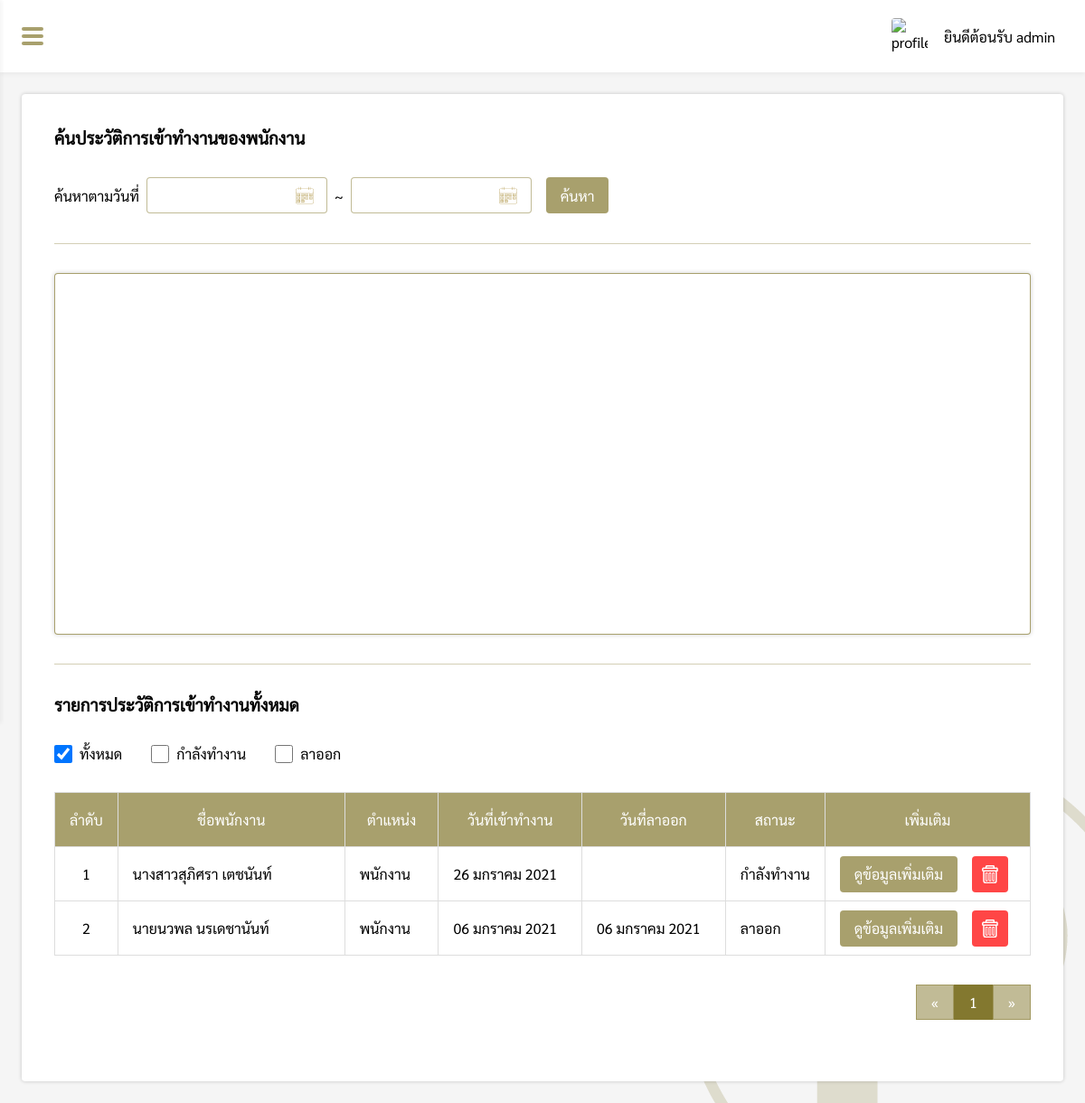
The page /pages/manage/employee/emHistory.php (signed in) on the database as committed earlier.
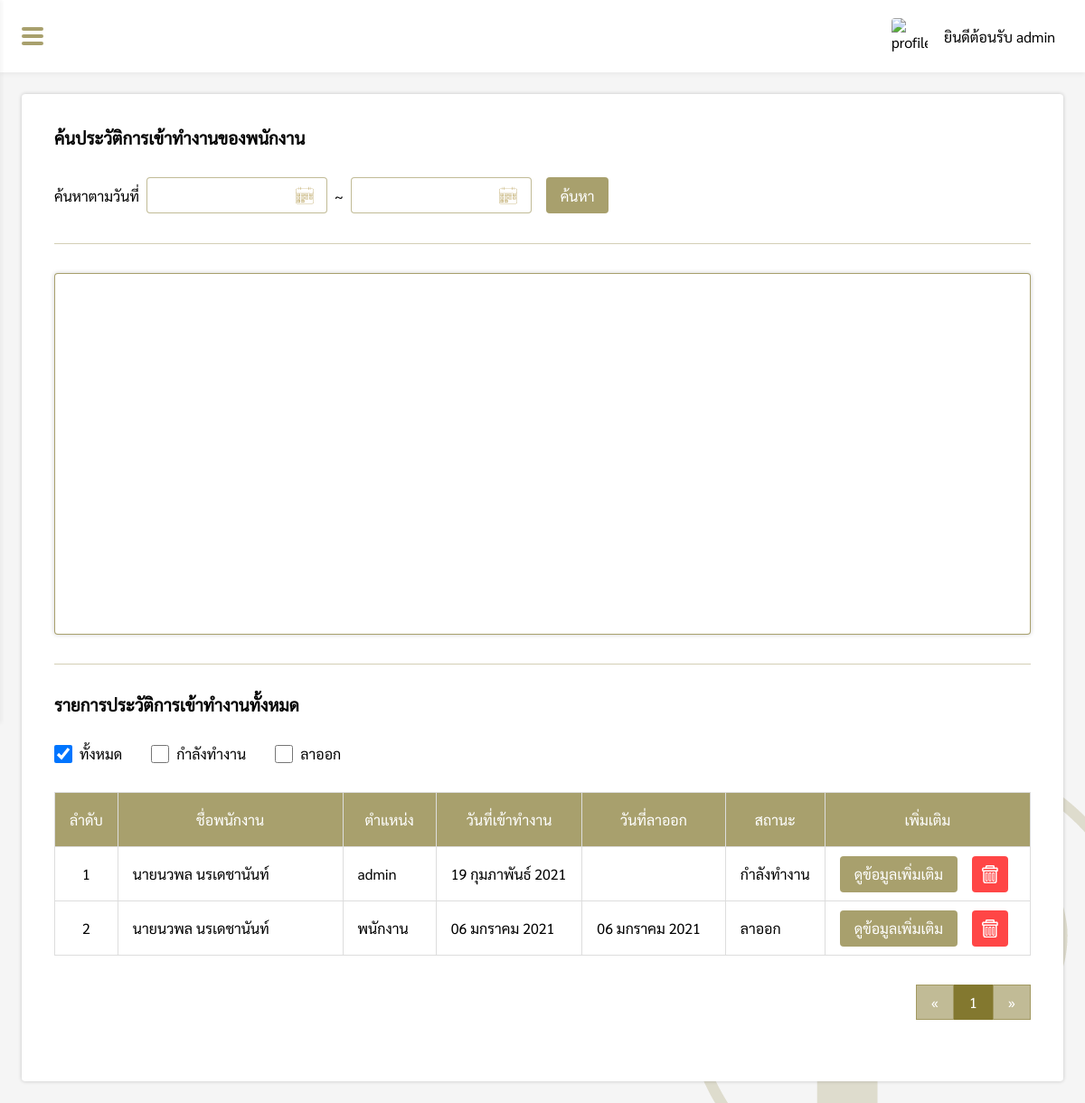
The same page on the database as committed later.
### tables this page shows
CREATE TABLE `employee` (
  `employee_id` int(11) NOT NULL,
  `come_date` varchar(20) NOT NULL,
  `out_date` varchar(20) DEFAULT NULL,
  `employee_status` varchar(20) NOT NULL,
  `title_name` varchar(200) NOT NULL,
  `firstname` varchar(200) NOT NULL,
  `lastname` varchar(200) NOT NULL,
  `nickname` varchar(200) NOT NULL,
  `position` varchar(200) NOT NULL,
  `id_card` varchar(200) NOT NULL,
  `tel` varchar(200) NOT NULL,
  `email` varchar(200) NOT NULL,
  `birthday` varchar(200) NOT NULL,
  `age` int(11) NOT NULL,
  `race` varchar(200) NOT NULL,
  `nationality` varchar(200) NOT NULL,
  `address` varchar(200) NOT NULL,
  `pic_idcard` varchar(200) NOT NULL,
  `pic_home` varchar(200) NOT NULL,
  `profile_img` varchar(200) NOT NULL
);

### pages/manage/employee/emHistory.php (the view, shortened to what the changed rows need)
<?php
if($_SESSION["level"] == "admin"){
    include("../../connection.php");
    function DateThai($strDate){
        $strYear = date("Y",strtotime($strDate));
        $strMonth= date("n",strtotime($strDate));
        $strDay= date("d",strtotime($strDate));
        $strMonthCut = Array("","มกราคม", "กุมภาพันธ์", "มีนาคม","เมษายน", "พฤษภาคม", "มิถุนายน", "กรกฎาคม","สิงหาคม", "กันยายน", "ตุลาคม", "พฤศจิกายน", "ธันวาคม");
        $strMonthThai=$strMonthCut[$strMonth];
        return "$strDay $strMonthThai $strYear";
    }
    $from = @$_REQUEST["from"];
    $to = @$_REQUEST["to"];
    $check = @$_REQUEST["status"];
?>
<!DOCTYPE html>
<html lang="en">
<head>
    <link rel="stylesheet" href="../../../css/history2.css">
    <link rel="stylesheet" href="../../../css/navbar.css">
    <link rel="stylesheet" href="../../../css/my-style.css">
</head>
<body>
    <div class="box">
        <div id="box-padding" style="padding:24px;">
            <div class="history-box">
                <div>
                    <div>
                        <?php
                        $perpage = 10;
                        if(isset($_GET['page'])){
                            $page = $_GET['page'];
                        }else{
                            $page = 1;
                        }
                        $start = ($page - 1) * $perpage;
                        $num = $start + 1;
                        if(isset($from) && isset($to) && !isset($check)){
                            $sql = "SELECT employee_id, position, come_date, out_date, employee_status, title_name, firstname, lastname FROM employee WHERE come_date BETWEEN '$from' AND '$to' ORDER BY come_date DESC";
                        }else{
                            $sql = "SELECT employee_id, position, come_date, out_date, employee_status, title_name, firstname, lastname FROM employee ORDER BY come_date DESC";
                        }
                        $result = $conn->query($sql);
                        ?>
                        <?php
                        if($result->num_rows > 0){
                        ?>
                        <div style="overflow-x: auto;overflow-y:hidden;">
                            <table>
                                <tr>
                                    <th>ลำดับ</th>
                                    <th>ชื่อพนักงาน</th>
                                    <th>ตำแหน่ง</th>
                                    <th>วันที่เข้าทำงาน</th>
                                    <th>วันที่ลาออก</th>
                                    <th>สถานะ</th>
                                    <th>เพิ่มเติม</th>
                                </tr>
                                <?php
                                while($row = $result->fetch_assoc()){
                                ?>
                                <tr>
                                    <td><?php echo $num; ?></td>
                                    <td><?php echo $row["title_name"].$row["firstname"] ." " .$row["lastname"]; ?></td>
                                    <td><?php if($row["position"] == "employee"){ echo "พนักงาน"; }else{ echo $row["position"]; }?></td>
                                    <td><?php echo DateThai($row["come_date"]); ?></td>
                                    <td><?php if(isset($row["out_date"])){ echo DateThai($row["out_date"]); } ?></td>
                                    <td><?php echo $row["employee_status"]; ?></td>
                                    <td>
                                        <div class="option-grid">
                                            <a href="emDetail.php?employee_id=<?php echo $row["employee_id"];?>" title="ดูข้อมูลเพิ่มเติม"><button>ดูข้อมูลเพิ่มเติม</button></a>
                                            <button class="del-btn" id="<?php echo $row["employee_id"]; ?>" title="ลบข้อมูล"></button>
                                        </div>
                                    </td>
                                </tr>
                                <?php $num++; } ?>
                            </table>
                        </div>
                        <?php
                        $sql2 = "SELECT * FROM employee";
                        $query2 = mysqli_query($conn, $sql2);
                        $total_record = mysqli_num_rows($query2);
                        $total_page = ceil($total_record / $perpage);
                        ?>
                        <div style="display:flex;justify-content:flex-end">
                            <div class="pagination">
                                <?php
                                if(isset($from) && isset($to) && !isset($check)){
                                ?>
                                <a
                                    href="emHistory.php?from=<?php echo $from; ?>&to=<?php echo $to; ?>&page=1">&laquo;</a>
                                <?php for($i=1;$i<=$total_page;$i++){ ?>
                                <a href="emHistory.php?from=<?php echo $from; ?>&to=<?php echo $to; ?>&page=<?php echo $i; ?>"
                                    <?php if($page == $i){ echo "style='background-color: rgb(131, 120, 47, 1);color:#fff;'"; }?>><?php echo $i; ?></a>
                                <?php } ?>
                                <a
                                    href="emHistory.php?from=<?php echo $from; ?>&to=<?php echo $to; ?>&page=<?php echo $total_page; ?>">&raquo;</a>
                                <?php
                                }else{
                                ?>
                                <a href="emHistory.php?page=1">&laquo;</a>
                                <?php for($i=1;$i<=$total_page;$i++){ ?>
                                <a href="emHistory.php?page=<?php echo $i; ?>"
                                    <?php if($page == $i){ echo "style='background-color: rgb(131, 120, 47, 1);color:#fff;'"; }?>><?php echo $i; ?></a>
                                <?php } ?>
                                <a href="emHistory.php?page=<?php echo $total_page; ?>">&raquo;</a>
                                <?php } ?>
                            </div>
                        </div>
                        <?php
                        }else{
                            echo "<div style='padding-top:32px;'>ไม่มีรายการประวัติการเข้าทำงาน</div>";
                        }
                        ?>
                    </div>
                </div>
            </div>
        </div>
    </div>
</body>
</html>
<?php
}else{
    Header("Location : ../../login.php");
}
?>

Rows that differ between the two databases and show on the page:
removed employee: title_name "นางสาว", firstname "สุภิศรา", lastname "เตชนันท์", position "พนักงาน", come_date "26 มกราคม 2021", employee_status "กำลังทำงาน"
added employee: title_name "นาย", firstname "นวพล", lastname "นรเดชานันท์", position "admin", come_date "19 กุมภาพันธ์ 2021", employee_status "กำลังทำงาน"
